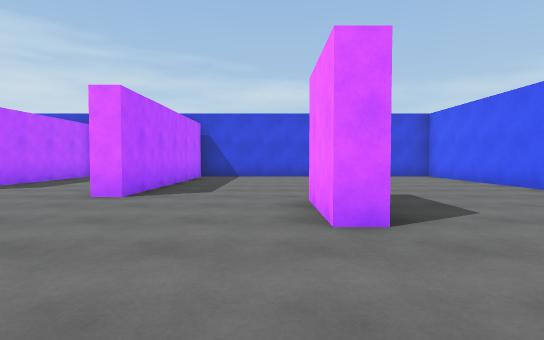
View 1 (above)

13 first-person views from a walk through a scene from a Unity 3-D project. The camera is 1.2 m above the floor, tilts 2° down and sees 80° across. The floor is counted in squares, 2 m on a side. Each view is taken from the middle of a square. On the plan, view 1 faces up. The plan holds only what a view shows up to about 10 squares ahead; the rest is blank. The player character is not drawn.

View 2
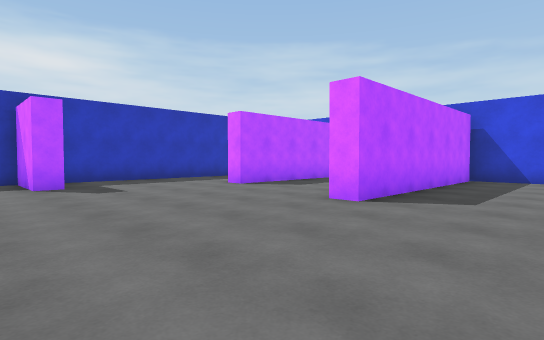

View 3
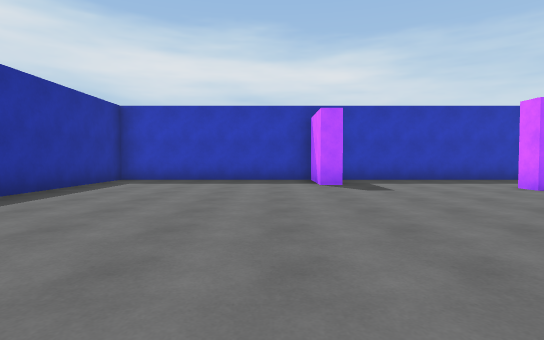

View 4
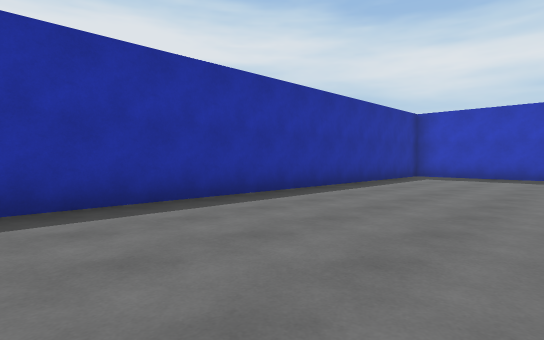

View 5
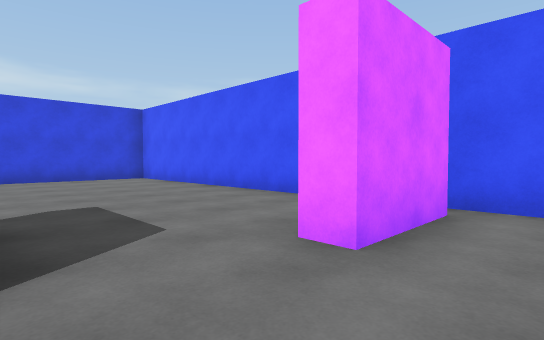

View 6
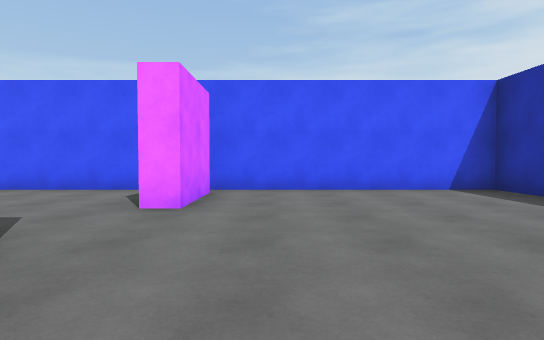

View 7
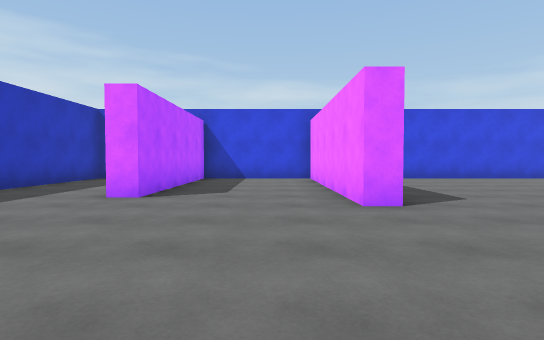

View 8
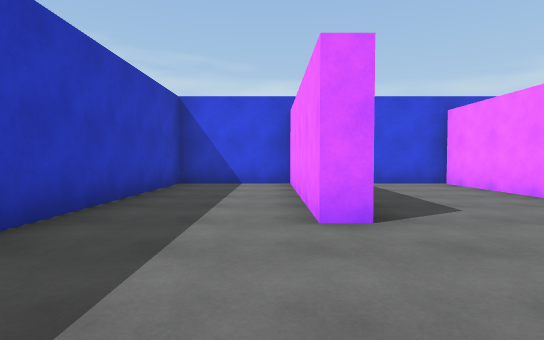

View 9
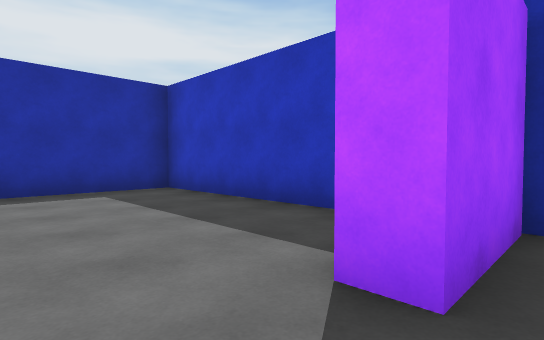

View 10
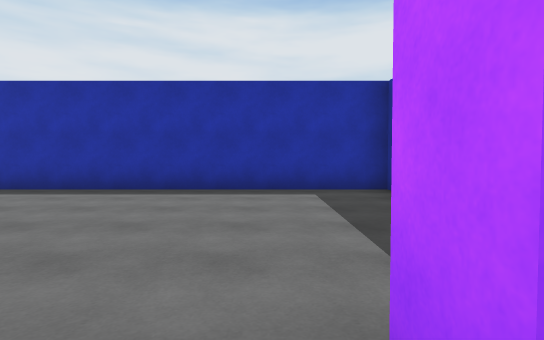

View 11
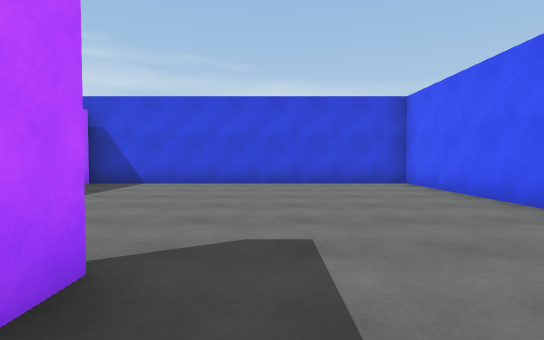

View 12
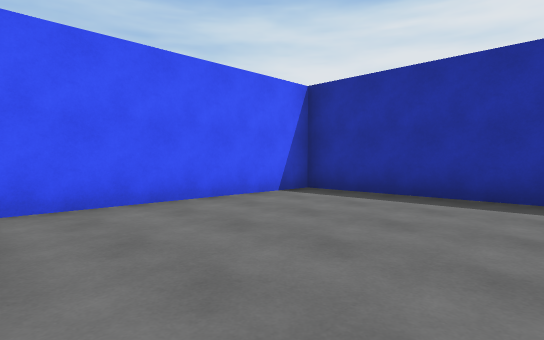

View 13
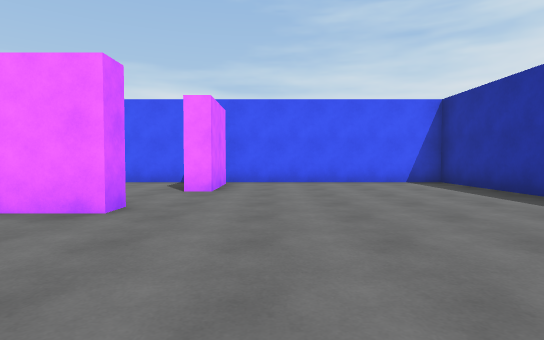

### Floor plan
Points are (right, up) in squares from view 1. A wall is a line through its corners. A room is listed if a view was taken in it or the views show most of it. See-through windows are left out.
Room 1 (views 1, 2, 3, 4, 5, 6, 7, 8, 9, 10, 11, 12, 13)
walls: (1.1, 2.8) (0.5, 2.8) (0.5, 4.8); (1, 4.8) (1, 4.1); (4.8, 2.1) (2.9, 2.1) (2.9, 2.6); (-6.5, 10.8) (-9.2, 10.8) (-9.2, 2.6) (-7.3, 2.6) (-7.3, 2.1) (-9.2, 2.1) (-9.2, -3.3) (5.3, -3.3) (5.3, 10.8) (-2.3, 10.8) (-2.3, 5.1) (-2.8, 5.1) (-2.8, 10.8) (-6.1, 10.8) (-6.1, 6) (-6.6, 6) (-6.6, 10.5)

Positions as (right, up) in squares from view 1, and headings:
1: (0, 0), facing up
2: (0, 1), facing up-left
3: (0, 1), facing left
4: (2, 1), facing down-left
5: (1, 1), facing up-right
6: (-1, 1), facing right
7: (-4, 1), facing up
8: (-7, 3), facing up
9: (-6, 3), facing down-left
10: (-7, 3), facing down
11: (2, 3), facing up
12: (1, 2), facing down-right
13: (-3, 1), facing right
